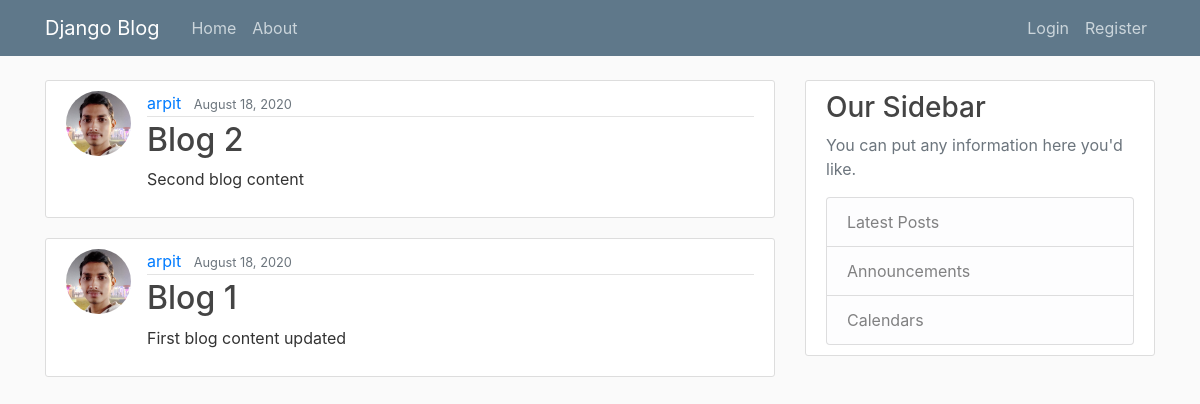
The app's page /, older data.
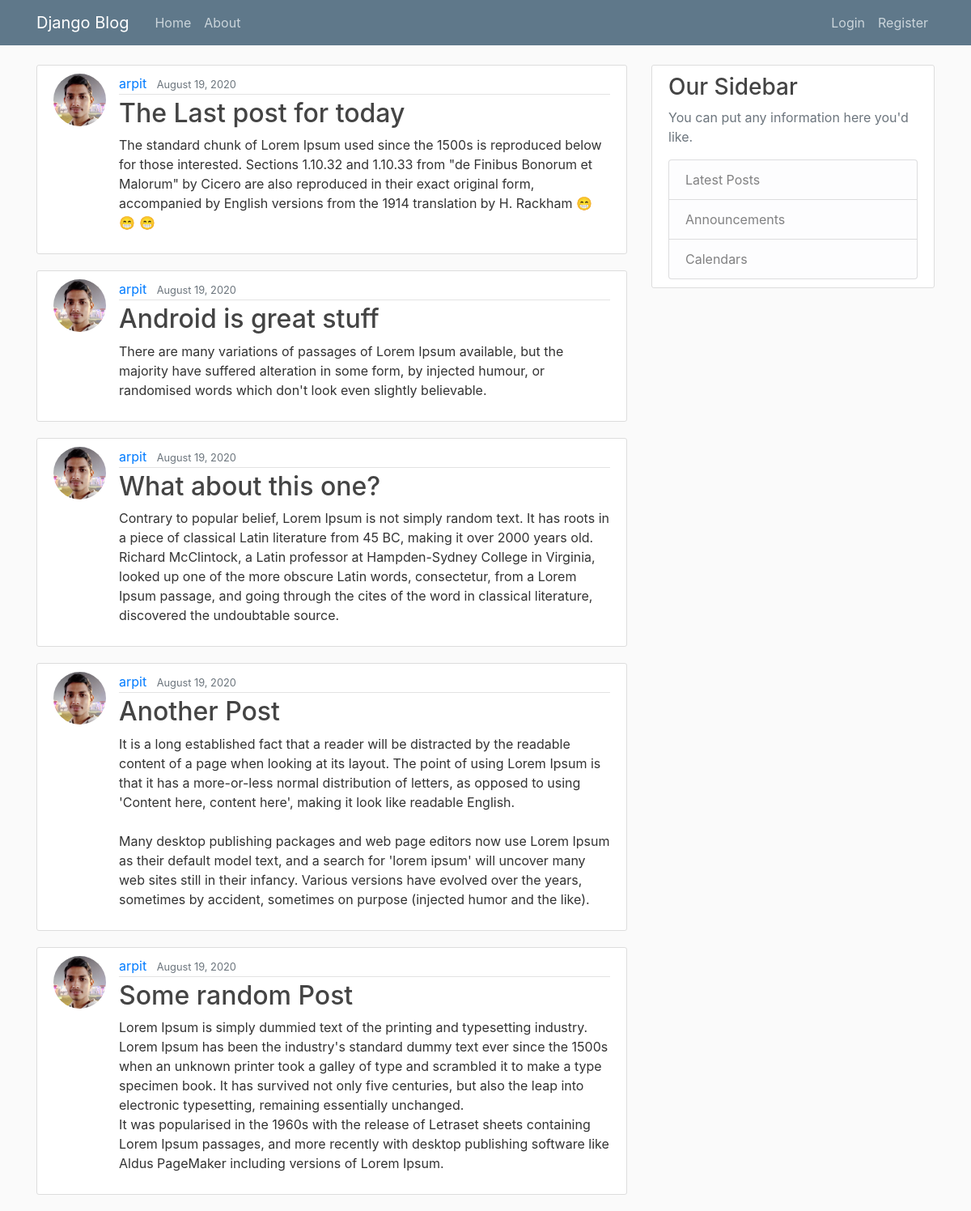
The same page, newer data.
### blog/models.py (models this page shows, shortened)
class Post(models.Model):
    title = models.CharField(max_length=100)
    content = models.TextField()
    date_posted = models.DateTimeField(default=timezone.now)
    author = models.ForeignKey(User, on_delete=models.CASCADE)

### users/models.py (models this page shows, shortened)
class Profile(models.Model):
    user = models.OneToOneField(User, on_delete=models.CASCADE)
    image = models.ImageField(default='default.jpg', upload_to='profile_pics')

### blog/views.py (the view)
# urls.py: path('', PostListView.as_view(), name='home'),
class PostListView(ListView):
    model = Post
    template_name = 'blog/home.html'
    context_object_name = 'posts'
    ordering = ['-date_posted']
    paginate_by = 5

### blog/templates/blog/home.html
{% extends 'blog/base.html' %}
{% block content %}
    {% for post in posts %}
        <article class="media content-section">
            <img class="rounded-circle article-img" src="{{ post.author.profile.image.url }}" alt="">
            <div class="media-body">
                <div class="article-metadata">
                    <a class="mr-2" href="#">{{ post.author }}</a>
                    <small class="text-muted">{{ post.date_posted|date:'F d, Y' }}</small>
                </div>
                <h2><a class="article-title" href="{% url 'blog:detail' post.pk %}">{{ post.title }}</a></h2>
                <p class="article-content">{{ post.content }}</p>
            </div>
        </article>
    {% endfor %}
{% endblock content %}

### blog/templates/blog/base.html (shortened to what this page needs)
{% load static %}
<!DOCTYPE html>
<html lang="en">
<head>
    <link rel="stylesheet" href="https://stackpath.bootstrapcdn.com/bootstrap/4.3.1/css/bootstrap.min.css"
>
    <link rel="stylesheet" type="text/css" href="{% static 'blog/main.css' %}">
</head>
<body>
<header class="site-header">
    <nav class="navbar navbar-expand-md navbar-dark bg-steel fixed-top">
        <div class="container">
            <a class="navbar-brand mr-4" href="{% url 'blog:home' %}">Django Blog</a>
            <div class="collapse navbar-collapse" id="navbarToggle">
                <div class="navbar-nav mr-auto">
                    <a class="nav-item nav-link" href="{% url 'blog:home' %}">Home</a>
                    <a class="nav-item nav-link" href="{% url 'blog:about' %}">About</a>
                </div>
                <div class="navbar-nav">
                    {% if user.is_authenticated %}
                        <a class="nav-item nav-link" href="{% url 'blog:create' %}">New Post</a>
                        <a class="nav-item nav-link" href="{% url 'profile' %}">Profile</a>
                        <a class="nav-item nav-link" href="{% url 'logout' %}">Logout</a>
                    {% else %}
                        <a class="nav-item nav-link" href="{% url 'login' %}">Login</a>
                        <a class="nav-item nav-link" href="{% url 'register' %}">Register</a>
                    {% endif %}
                </div>
            </div>
        </div>
    </nav>
</header>
<main role="main" class="container">
    <div class="row">
        <div class="col-md-8">
            {% block content %}{% endblock %}
        </div>
        <div class="col-md-4">
            <div class="content-section">
                <h3>Our Sidebar</h3>
                <p class='text-muted'>You can put any information here you'd like.</p>
                <ul class="list-group">
                    <li class="list-group-item list-group-item-light">Latest Posts</li>
                    <li class="list-group-item list-group-item-light">Announcements</li>
                    <li class="list-group-item list-group-item-light">Calendars</li>
                </ul>
            </div>
        </div>
    </div>
</main>
</body>
</html>

### blog/static/blog/main.css (style rules this page uses)
body { background: #fafafa; color: #333333; margin-top: 5rem; }
h1, h2, h3, h4, h5, h6 { color: #444444; }
ul { margin: 0; }
.bg-steel { background-color: #5f788a; }
.site-header .navbar-nav .nav-link { color: #cbd5db; }
.content-section { background: #ffffff; padding: 10px 20px; border: 1px solid #dddddd; border-radius: 3px; margin-bottom: 20px; }
.article-title { color: #444444; }
.article-content { white-space: pre-line; }
.article-img { height: 65px; width: 65px; margin-right: 16px; }
.article-metadata { padding-bottom: 1px; margin-bottom: 4px; border-bottom: 1px solid #e3e3e3 }

Row changes from the older to the newer data that the page shows:
no longer on this page (row unchanged): Post: author.profile.image (picture), author "arpit", date_posted "August 18, 2020", title "Blog 2", content "Second blog content"
no longer on this page (row unchanged): Post: author.profile.image (picture), author "arpit", date_posted "August 18, 2020", title "Blog 1", content "First blog content updated"
added Post: author.profile.image (picture), author "arpit", date_posted "August 19, 2020", title "The Last post for today", content "The standard chunk of Lorem Ipsum used since the 1500s is reproduced below for those interested. Sections 1.10.32 and 1.10.33 from \"de Finibus Bonorum et Malorum\" by Cicero are also reproduced in their exact original form, accompanied by English versions from the 1914 translation by H. Rackham 😁 😁 😁"
added Post: author.profile.image (picture), author "arpit", date_posted "August 19, 2020", title "Android is great stuff", content "There are many variations of passages of Lorem Ipsum available, but the majority have suffered alteration in some form, by injected humour, or randomised words which don't look even slightly believable."
added Post: author.profile.image (picture), author "arpit", date_posted "August 19, 2020", title "What about this one?", content "Contrary to popular belief, Lorem Ipsum is not simply random text. It has roots in a piece of classical Latin literature from 45 BC, making it over 2000 years old. Richard McClintock, a Latin professor at Hampden-Sydney College in Virginia, looked up one of the more obscure Latin words, consectetur, from a Lorem Ipsum passage, and going through the cites of the word in classical literature, discovered the undoubtable source."
added Post: author.profile.image (picture), author "arpit", date_posted "August 19, 2020", title "Another Post", content "It is a long established fact that a reader will be distracted by the readable content of a page when looking at its layout. The point of using Lorem Ipsum is that it has a more-or-less normal distribution of letters, as opposed to using 'Content here, content here', making it look like readable English. Many desktop publishing packages and web page editors now use Lorem Ipsum as their default model text, and a search for 'lorem ipsum' will uncover many web sites still in their infancy. Various versions have evolved over the years, sometimes by accident, sometimes on purpose (injected humor and the like)."
added Post: author.profile.image (picture), author "arpit", date_posted "August 19, 2020", title "Some random Post", content "Lorem Ipsum is simply dummied text of the printing and typesetting industry. Lorem Ipsum has been the industry's standard dummy text ever since the 1500s when an unknown printer took a galley of type and scrambled it to make a type specimen book. It has survived not only five centuries, but also the leap into electronic typesetting, remaining essentially unchanged. It was popularised in the 1960s with the release of Letraset sheets containing Lorem Ipsum passages, and more recently with desktop publishing software like Aldus PageMaker including versions of Lorem Ipsum."
